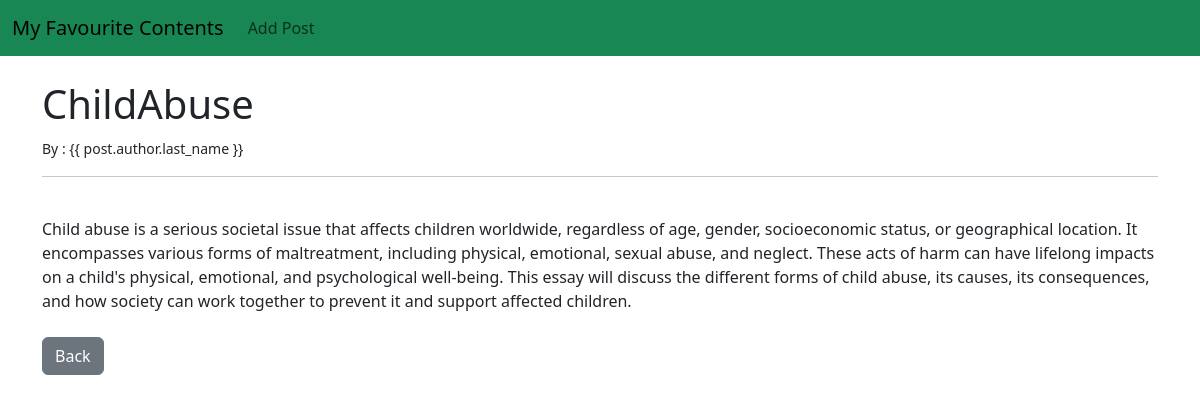
The page /article/2/ on the database as committed earlier.
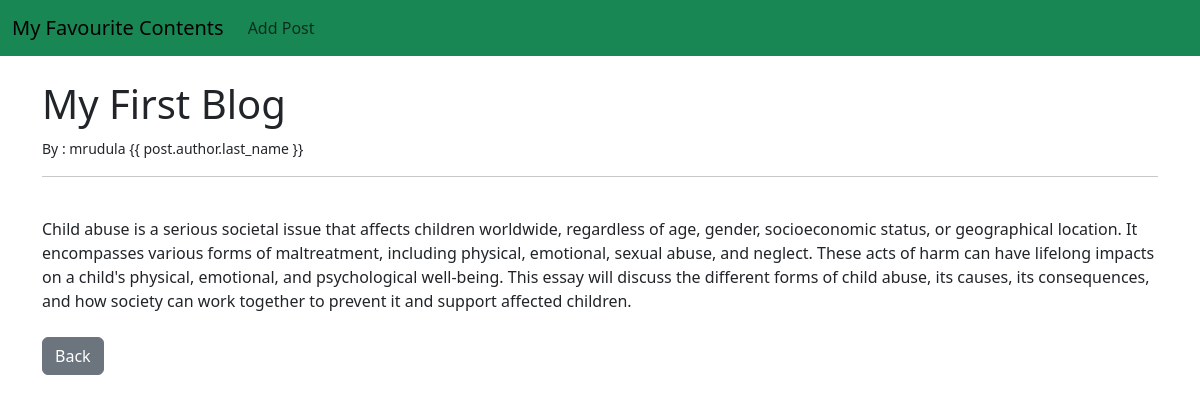
The same page on the database as committed later.
### theblog/models.py (models this page shows, shortened)
class Post(models.Model):
    title=models.CharField(max_length=250)
    title_tag=models.CharField(max_length=250,default="My Favourite Contents")
    author=models.ForeignKey(User,on_delete=models.CASCADE)
    body=models.TextField()

### theblog/views.py (the view)
# urls.py: path('article/<int:pk>/',ArticleDetailView.as_view(), name='article-detail'),
class ArticleDetailView(DetailView):
    model=Post
    template_name='article_details.html'

### theblog/templates/article_details.html (shortened to what this page needs)
{% extends 'base.html' %}
{% block content %}
<h1>{{ post.title }}</h1>
<small>By : {{ post.author.first_name }} {{
post.author.last_name }}</small><br />
<hr>
<br />
{{post.body}}
<br /><br />
<a href="{% url 'home' %}" class="btn btn-secondary">Back</a>
{% endblock %}

Rows that differ between the two databases and show on the page:
changed Post: title "ChildAbuse" → "My First Blog"; author.first_name (not shown) → "mrudula"
